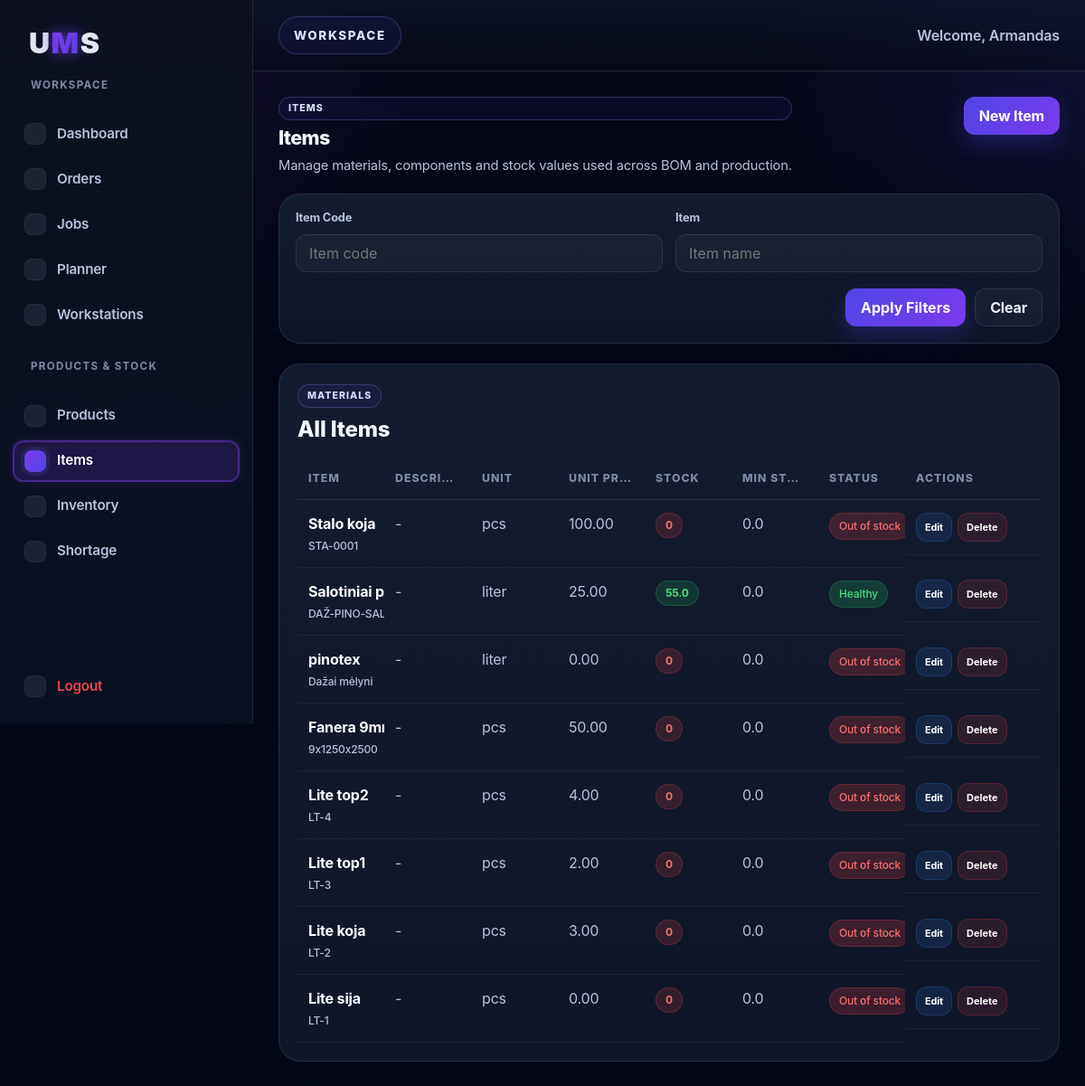
Page /items (signed in) on the earlier database version.
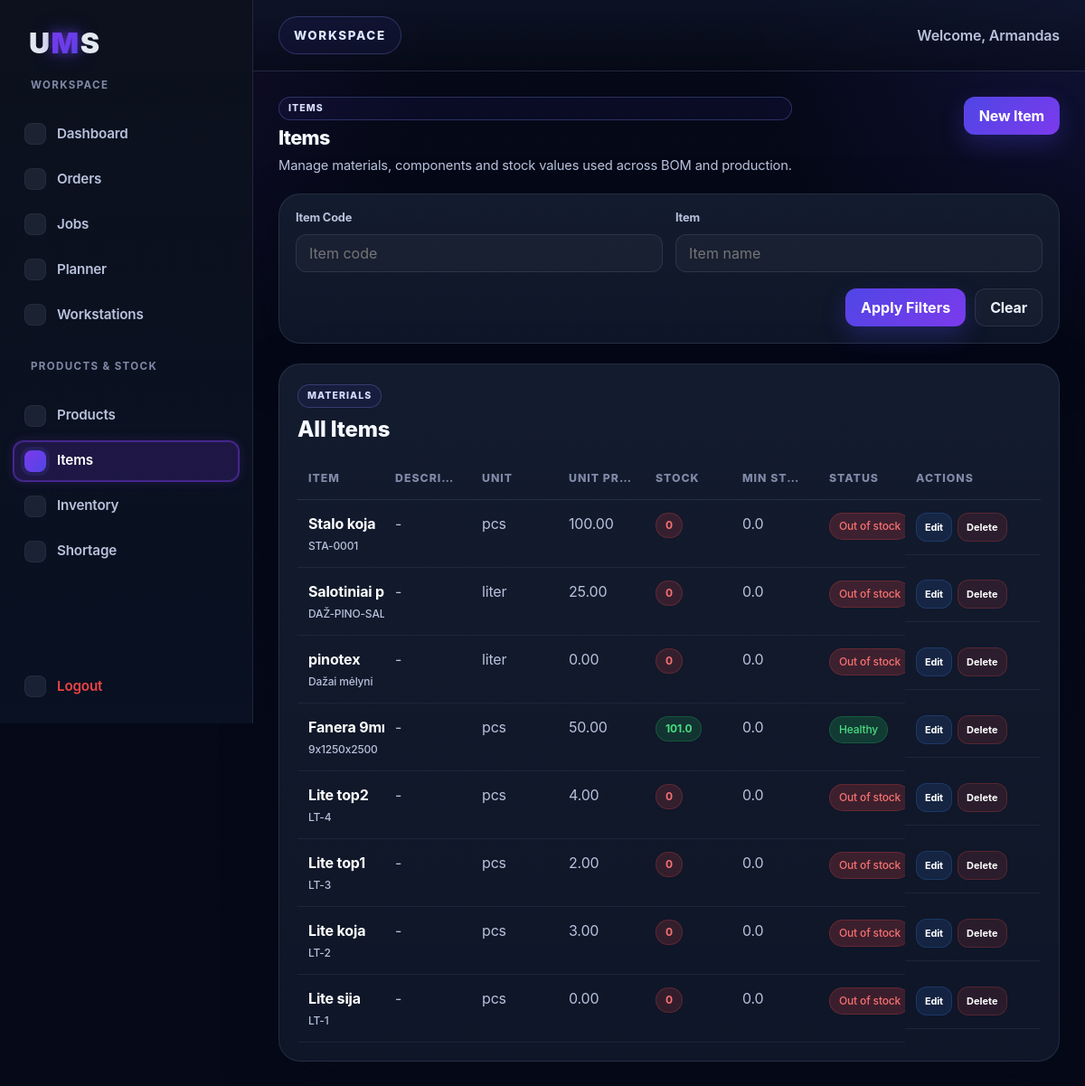
Same page on the later database version.
### tables this page shows
CREATE TABLE items (
    id INTEGER PRIMARY KEY AUTOINCREMENT,
    item_code TEXT NOT NULL,
    item_name TEXT NOT NULL,
    description TEXT,
    measurement_unit TEXT NOT NULL
, unit_price REAL NOT NULL DEFAULT 0, stock_quantity REAL NOT NULL DEFAULT 0, min_stock REAL NOT NULL DEFAULT 0);

### app.py (the view)
@app.route("/items")
def items():
    if not is_logged_in():
        return redirect(url_for("login"))
    item_code = request.args.get("item_code", "").strip()
    item_name = request.args.get("item_name", "").strip()
    conn = sqlite3.connect("database.db")
    cursor = conn.cursor()
    query = """
        SELECT id, item_code, item_name, description, measurement_unit, unit_price, stock_quantity, min_stock
        FROM items
    """
    conditions = []
    params = []
    if item_code:
        conditions.append("item_code LIKE ?")
        params.append(f"%{item_code}%")
    if item_name:
        conditions.append("item_name LIKE ?")
        params.append(f"%{item_name}%")
    if conditions:
        query += " WHERE " + " AND ".join(conditions)
    query += " ORDER BY id DESC"
    cursor.execute(query, params)
    rows = cursor.fetchall()
    conn.close()
    items = []
    for row in rows:
        items.append({
            "id": row[0],
            "item_code": row[1],
            "item_name": row[2],
            "description": row[3],
            "measurement_unit": row[4],
            "unit_price": row[5] if row[5] is not None else 0,
            "stock_quantity": row[6] if row[6] is not None else 0,
            "min_stock": row[7] if row[7] is not None else 0
        })
    filters = {
        "item_code": item_code,
        "item_name": item_name
    }
    return render_template(
        "items.html",
        items=items,
        filters=filters,
        active_page="items"
    )

### app.py (called while the page is built)
def is_logged_in():
    return "user_id" in session

### templates/items.html (shortened to what the changed rows need)
{% extends "base.html" %}
{% block content %}
<div class="jobs-header">
  <div class="jobs-header-left">
    <h1>Items</h1>
  </div>
</div>
<div class="dashboard-table-card">
  <div class="table-wrapper">
    <table class="orders-table items-table">
      <thead>
        <tr>
          <th>Item</th>
          <th>Description</th>
          <th>Unit</th>
          <th>Unit Price</th>
          <th>Stock</th>
          <th>Min Stock</th>
          <th>Status</th>
          <th>Actions</th>
        </tr>
      </thead>
      <tbody>
        {% if items %}
          {% for item in items %}
            <tr>
              <td data-label="Item">
                <div class="product-cell">
                  <strong>{{ item.item_name }}</strong>
                  <span class="product-sub">{{ item.item_code }}</span>
                </div>
              </td>
              <td data-label="Description" class="product-description-cell" title="{{ item.description if item.description else '-' }}">
                {{ item.description if item.description else "-" }}
              </td>
              <td data-label="Unit">
                {{ item.measurement_unit }}
              </td>
              <td data-label="Unit Price">
                {{ "%.2f"|format(item.unit_price) }}
              </td>
              <td data-label="Stock">
                {% if item.stock_quantity <= 0 %}
                  <span class="stock-badge danger">0</span>
                {% elif item.stock_quantity < item.min_stock %}
                  <span class="stock-badge warning">{{ item.stock_quantity }}</span>
                {% else %}
                  <span class="stock-badge ok">{{ item.stock_quantity }}</span>
                {% endif %}
              </td>
              <td data-label="Min Stock">
                {{ item.min_stock }}
              </td>
              <td data-label="Status">
                {% if item.stock_quantity <= 0 %}
                  <span class="status-badge delayed">Out of stock</span>
                {% elif item.stock_quantity < item.min_stock %}
                  <span class="status-badge waiting">Below minimum</span>
                {% else %}
                  <span class="status-badge completed">Healthy</span>
                {% endif %}
              </td>
              <td data-label="Actions" class="actions-cell product-actions-cell">
                <a href="{{ url_for('edit_item', item_id=item.id) }}" class="table-action-btn btn-edit action-btn-compact">Edit</a>
                <form method="POST"
                      action="{{ url_for('delete_item', item_id=item.id) }}"
                      class="inline-form"
                      onsubmit="return confirm('Are you sure you want to delete this item?');">
                  <button type="submit" class="table-action-btn btn-delete action-btn-compact">Delete</button>
                </form>
              </td>
            </tr>
          {% endfor %}
        {% else %}
          <tr>
            <td colspan="8" class="empty-table-message">No items found.</td>
          </tr>
        {% endif %}
      </tbody>
    </table>
  </div>
</div>
{% endblock %}

Differences in the rows shown:
changed items "Salotini…": stock_quantity "55.0" → (not shown); stock_quantity "Healthy" → "0 Out of s…"
changed items "Fanera…": stock_quantity (not shown) → "101.0"; stock_quantity "0 Out of s…" → "Healthy"
